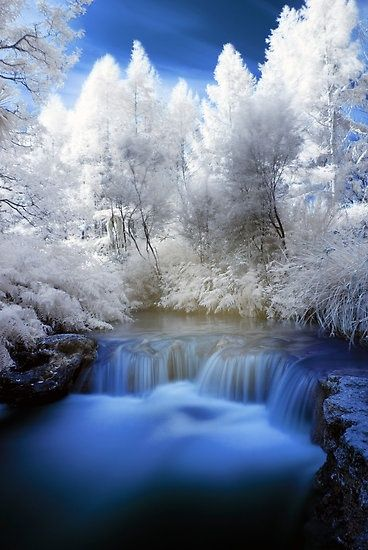
#> input picture Xử lý ảnh số/Lab05_521H0435/ex1_img.png, 368 x 550 px
$ python src_01.py
#> lines starting #> are read from the running program, lines starting #| are printed output that depends on the picture; after the words box and inside, x2 and y2 are one past the last pixel; in counts of white or black regions, pixels touching at a corner belong together
import cv2 as cv
from matplotlib import pyplot as plt

img = cv.imread('ex1_img.png', cv.IMREAD_GRAYSCALE)
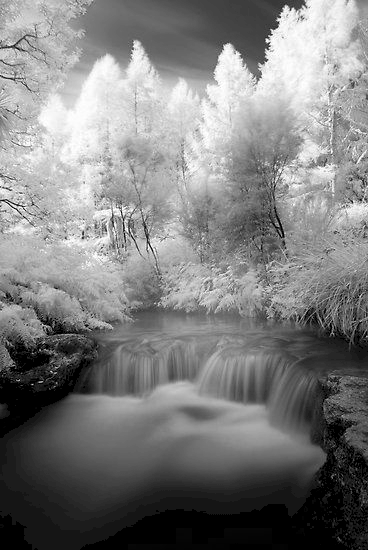
#> img: shape (550, 368); min 0, max 255, mean 125.4
hist = cv.calcHist([img],[0],None,[256],[0,256])
#> hist = 256 values, max 12731 at index 0, min 0 at index 27, mean 790.6

plt.plot(hist)
# plt.show() # image_01_01_hist.png

image_01_01 = cv.imread('image_01_01_hist.png')
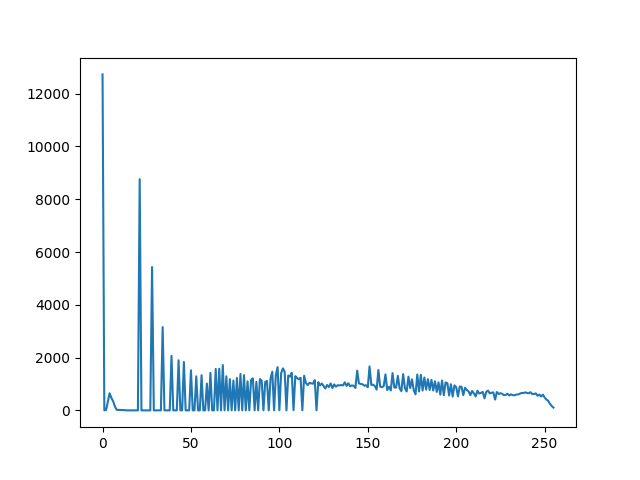
#> input picture Xử lý ảnh số/Lab05_521H0435/image_01_01_hist.png, 640 x 480 px
#> image_01_01 is the input picture: shape (480, 640, 3); mean B, G, R 250.5, 249, 246.8
font = cv.FONT_HERSHEY_SIMPLEX
org = (100, 100)
fontScale = 1
color = (0, 0, 255)
thickness = 1
image_01_01 = cv.putText(image_01_01, '521H0435', org, font,
                   fontScale, color, thickness, cv.LINE_AA)
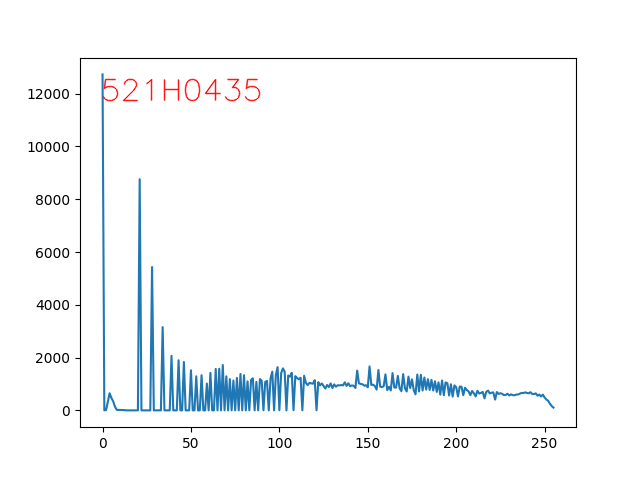
#> image_01_01: shape (480, 640, 3); 0.38% of pixels changed, all inside (x1, y1, x2, y2) = (102, 78, 261, 102)
cv.imwrite('image_01_01.png', image_01_01)

equHist = cv.equalizeHist(img)
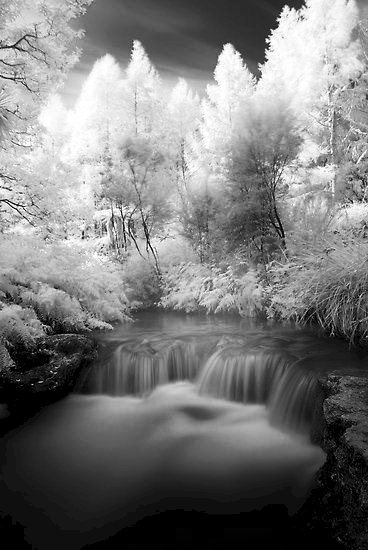
#> equHist: shape (550, 368); min 0, max 255, mean 120.5
equHist = cv.putText(equHist, '521H0435', org, font,
                   fontScale, color, thickness, cv.LINE_AA)
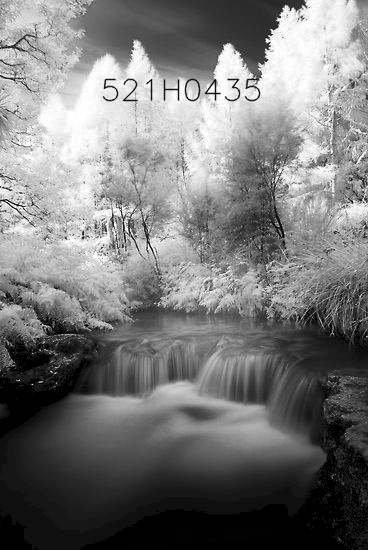
#> equHist: shape (550, 368); 0.57% of pixels changed, all inside (x1, y1, x2, y2) = (102, 78, 261, 102)
cv.imwrite('image_01_02.png', equHist)
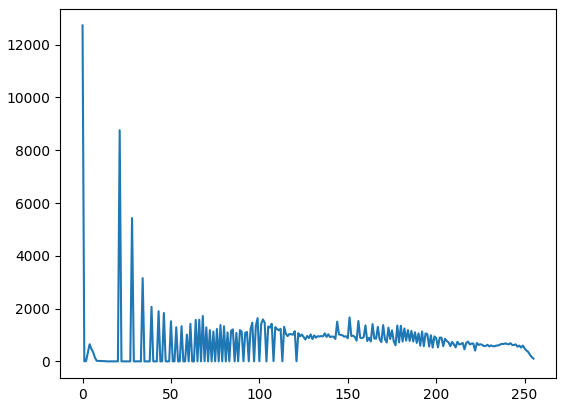
#> figure drawn by matplotlib, 1 panel; curve peaks at x = 0, y = 12731
